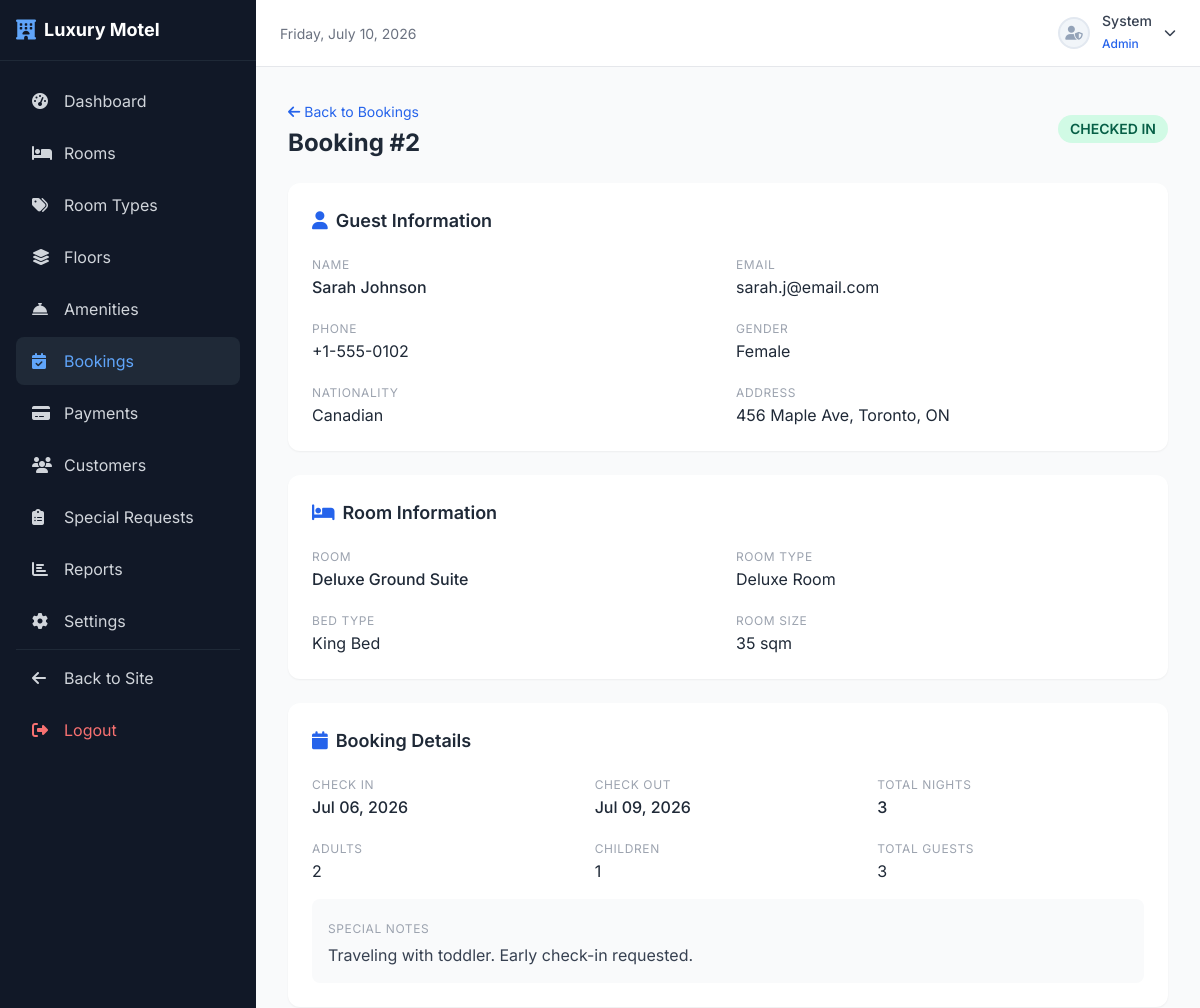
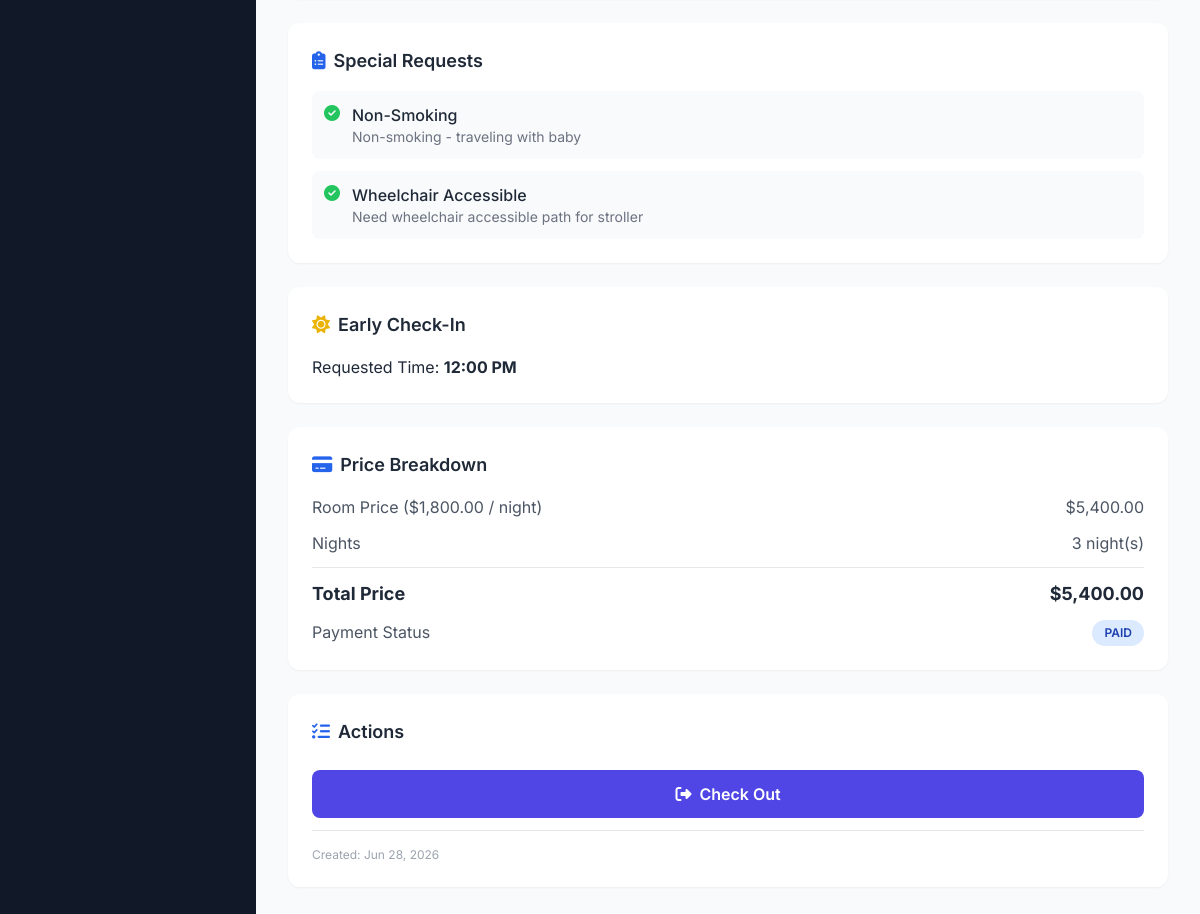
Screenshot of /admin/bookings/view.php?id=2 (signed in) with the database file from the repository (2 pictures, top to bottom).
### tables this page shows
CREATE TABLE IF NOT EXISTS `reservations` (
    `reservation_id` INT AUTO_INCREMENT PRIMARY KEY,
    `user_id` INT NOT NULL,
    `room_id` INT NOT NULL,
    `check_in_date` DATE NOT NULL,
    `check_out_date` DATE NOT NULL,
    `adults` INT NOT NULL DEFAULT 1,
    `children` INT NOT NULL DEFAULT 0,
    `total_guests` INT NOT NULL,
    `total_nights` INT NOT NULL,
    `room_price` DECIMAL(10,2) NOT NULL,
    `total_price` DECIMAL(10,2) NOT NULL,
    `booking_status` ENUM('Pending', 'Approved', 'Rejected', 'Checked In', 'Checked Out', 'Cancelled', 'Completed') DEFAULT 'Pending',
    `payment_status` ENUM('Unpaid', 'Paid', 'Refunded') DEFAULT 'Unpaid',
    `early_check_in_time` TIME NULL,
    `late_check_out_time` TIME NULL,
    `special_notes` TEXT NULL,
    `customer_hidden` TINYINT(1) NOT NULL DEFAULT 0,
    `created_at` TIMESTAMP DEFAULT CURRENT_TIMESTAMP,
    FOREIGN KEY (`user_id`) REFERENCES `users`(`user_id`) ON DELETE RESTRICT ON UPDATE CASCADE,
    FOREIGN KEY (`room_id`) REFERENCES `rooms`(`room_id`) ON DELETE RESTRICT ON UPDATE CASCADE,
    INDEX idx_dates (check_in_date, check_out_date),
    INDEX idx_status (booking_status)
);

CREATE TABLE IF NOT EXISTS `users` (
    `user_id` INT AUTO_INCREMENT PRIMARY KEY,
    `role_id` INT NOT NULL,
    `first_name` VARCHAR(50) NOT NULL,
    `last_name` VARCHAR(50) NOT NULL,
    `email` VARCHAR(100) NOT NULL UNIQUE,
    `password` VARCHAR(255) NOT NULL,
    `phone` VARCHAR(20) NOT NULL,
    `gender` ENUM('Male', 'Female', 'Other') NOT NULL,
    `nationality` VARCHAR(50) NOT NULL,
    `address` TEXT NOT NULL,
    `profile_image` VARCHAR(255) DEFAULT 'default_user.png',
    `status` ENUM('Active', 'Inactive') DEFAULT 'Active',
    `created_at` TIMESTAMP DEFAULT CURRENT_TIMESTAMP,
    FOREIGN KEY (`role_id`) REFERENCES `roles`(`role_id`) ON DELETE RESTRICT ON UPDATE CASCADE
);

CREATE TABLE IF NOT EXISTS `rooms` (
    `room_id` INT AUTO_INCREMENT PRIMARY KEY,
    `type_id` INT NOT NULL,
    `floor_id` INT NOT NULL,
    `room_number` VARCHAR(10) NOT NULL UNIQUE,
    `room_name` VARCHAR(100) NOT NULL,
    `status` ENUM('Available', 'Occupied', 'Maintenance', 'Reserved', 'Cleaning') DEFAULT 'Available',
    `description` TEXT NULL,
    FOREIGN KEY (`type_id`) REFERENCES `room_types`(`type_id`) ON DELETE RESTRICT ON UPDATE CASCADE,
    FOREIGN KEY (`floor_id`) REFERENCES `floors`(`floor_id`) ON DELETE RESTRICT ON UPDATE CASCADE
);

CREATE TABLE IF NOT EXISTS `room_types` (
    `type_id` INT AUTO_INCREMENT PRIMARY KEY,
    `type_name` VARCHAR(100) NOT NULL UNIQUE,
    `description` TEXT NOT NULL,
    `price_per_night` DECIMAL(10,2) NOT NULL,
    `max_capacity` INT NOT NULL,
    `bed_type` VARCHAR(50) NOT NULL,
    `room_size` VARCHAR(30) NOT NULL
);

CREATE TABLE IF NOT EXISTS `reservation_requests` (
    `reservation_req_id` INT AUTO_INCREMENT PRIMARY KEY,
    `reservation_id` INT NOT NULL,
    `request_id` INT NOT NULL,
    `remarks` VARCHAR(255) NULL,
    FOREIGN KEY (`reservation_id`) REFERENCES `reservations`(`reservation_id`) ON DELETE CASCADE,
    FOREIGN KEY (`request_id`) REFERENCES `special_requests`(`request_id`) ON DELETE RESTRICT
);

CREATE TABLE IF NOT EXISTS `special_requests` (
    `request_id` INT AUTO_INCREMENT PRIMARY KEY,
    `request_name` VARCHAR(100) NOT NULL UNIQUE,
    `description` TEXT NULL,
    `active` TINYINT(1) DEFAULT 1
);

### admin/bookings/view.php (the view, shortened to what the rows shown need)
<?php
require_once '../../config/db.php';
$id = (int)($_GET['id'] ?? 0);
$stmt = $pdo->prepare("
    SELECT r.*, u.first_name, u.last_name, u.email, u.phone, u.gender, u.nationality, u.address,
           rm.room_number, rm.room_name, rt.type_name, rt.price_per_night, rt.bed_type, rt.room_size
    FROM reservations r
    JOIN users u ON r.user_id = u.user_id
    JOIN rooms rm ON r.room_id = rm.room_id
    JOIN room_types rt ON rm.type_id = rt.type_id
    WHERE r.reservation_id = ?
");
$stmt->execute([$id]);
$booking = $stmt->fetch();
$specialRequests = $pdo->prepare("
    SELECT sr.*, rr.remarks
    FROM reservation_requests rr
    JOIN special_requests sr ON rr.request_id = sr.request_id
    WHERE rr.reservation_id = ?
");
$specialRequests->execute([$id]);
$specialRequests = $specialRequests->fetchAll();
?>
<!DOCTYPE html>
<html lang="en">
<head>
    <script src="https://cdn.tailwindcss.com"></script>
    <link rel="stylesheet" href="https://cdnjs.cloudflare.com/ajax/libs/font-awesome/6.5.1/css/all.min.css">
    <link rel="stylesheet" href="<?php echo SITE_URL; ?>assets/css/style.css">
</head>
<body class="font-[Inter] bg-gray-50">
<div class="ml-64 p-8">
    <div class="flex items-center justify-between mb-6">
        <div>
            <a href="index.php" class="text-blue-600 hover:text-blue-800 text-sm"><i class="fas fa-arrow-left mr-1"></i>Back to Bookings</a>
            <h1 class="text-2xl font-bold text-gray-800 mt-1">Booking #<?php echo $booking['reservation_id']; ?></h1>
        </div>
        <span class="badge-status badge-<?php echo badgeClass($booking['booking_status']); ?> text-sm"><?php echo $booking['booking_status']; ?></span>
    </div>
    <div class="grid grid-cols-1 xl:grid-cols-3 gap-6 mb-6">
        <div class="xl:col-span-2 space-y-6">
            <div class="bg-white rounded-xl shadow-sm p-6">
                <h2 class="text-lg font-semibold text-gray-800 mb-4"><i class="fas fa-user mr-2 text-blue-600"></i>Guest Information</h2>
                <div class="grid grid-cols-1 md:grid-cols-2 gap-4">
                    <div>
                        <label class="text-xs text-gray-400 uppercase tracking-wider">Name</label>
                        <p class="text-gray-800 font-medium"><?php echo sanitize($booking['first_name'] . ' ' . $booking['last_name']); ?></p>
                    </div>
                    <div>
                        <label class="text-xs text-gray-400 uppercase tracking-wider">Email</label>
                        <p class="text-gray-800"><?php echo sanitize($booking['email']); ?></p>
                    </div>
                    <div>
                        <label class="text-xs text-gray-400 uppercase tracking-wider">Phone</label>
                        <p class="text-gray-800"><?php echo sanitize($booking['phone'] ?? 'N/A'); ?></p>
                    </div>
                    <div>
                        <label class="text-xs text-gray-400 uppercase tracking-wider">Gender</label>
                        <p class="text-gray-800"><?php echo sanitize($booking['gender'] ?? 'N/A'); ?></p>
                    </div>
                    <div>
                        <label class="text-xs text-gray-400 uppercase tracking-wider">Nationality</label>
                        <p class="text-gray-800"><?php echo sanitize($booking['nationality'] ?? 'N/A'); ?></p>
                    </div>
                    <div>
                        <label class="text-xs text-gray-400 uppercase tracking-wider">Address</label>
                        <p class="text-gray-800"><?php echo sanitize($booking['address'] ?? 'N/A'); ?></p>
                    </div>
                </div>
            </div>
            <div class="bg-white rounded-xl shadow-sm p-6">
                <h2 class="text-lg font-semibold text-gray-800 mb-4"><i class="fas fa-bed mr-2 text-blue-600"></i>Room Information</h2>
                <div class="grid grid-cols-1 md:grid-cols-2 gap-4">
                    <div>
                        <label class="text-xs text-gray-400 uppercase tracking-wider">Room</label>
                        <p class="text-gray-800 font-medium"><?php echo sanitize($booking['room_name'] ?: $booking['room_number']); ?></p>
                    </div>
                    <div>
                        <label class="text-xs text-gray-400 uppercase tracking-wider">Room Type</label>
                        <p class="text-gray-800"><?php echo sanitize($booking['type_name']); ?></p>
                    </div>
                    <div>
                        <label class="text-xs text-gray-400 uppercase tracking-wider">Bed Type</label>
                        <p class="text-gray-800"><?php echo sanitize($booking['bed_type']); ?></p>
                    </div>
                    <div>
                        <label class="text-xs text-gray-400 uppercase tracking-wider">Room Size</label>
                        <p class="text-gray-800"><?php echo sanitize($booking['room_size']); ?></p>
                    </div>
                </div>
            </div>
            <div class="bg-white rounded-xl shadow-sm p-6">
                <h2 class="text-lg font-semibold text-gray-800 mb-4"><i class="fas fa-calendar mr-2 text-blue-600"></i>Booking Details</h2>
                <div class="grid grid-cols-1 md:grid-cols-3 gap-4">
                    <div>
                        <label class="text-xs text-gray-400 uppercase tracking-wider">Check In</label>
                        <p class="text-gray-800 font-medium"><?php echo formatDate($booking['check_in_date']); ?></p>
                    </div>
                    <div>
                        <label class="text-xs text-gray-400 uppercase tracking-wider">Check Out</label>
                        <p class="text-gray-800 font-medium"><?php echo formatDate($booking['check_out_date']); ?></p>
                    </div>
                    <div>
                        <label class="text-xs text-gray-400 uppercase tracking-wider">Total Nights</label>
                        <p class="text-gray-800 font-medium"><?php echo $booking['total_nights']; ?></p>
                    </div>
                    <div>
                        <label class="text-xs text-gray-400 uppercase tracking-wider">Adults</label>
                        <p class="text-gray-800"><?php echo $booking['adults']; ?></p>
                    </div>
                    <div>
                        <label class="text-xs text-gray-400 uppercase tracking-wider">Children</label>
                        <p class="text-gray-800"><?php echo $booking['children'] ?: 0; ?></p>
                    </div>
                    <div>
                        <label class="text-xs text-gray-400 uppercase tracking-wider">Total Guests</label>
                        <p class="text-gray-800"><?php echo $booking['total_guests']; ?></p>
                    </div>
                </div>
                <?php if ($booking['special_notes']): ?>
                <div class="mt-4 p-4 bg-gray-50 rounded-lg">
                    <label class="text-xs text-gray-400 uppercase tracking-wider">Special Notes</label>
                    <p class="text-gray-700 mt-1"><?php echo nl2br(sanitize($booking['special_notes'])); ?></p>
                </div>
                <?php endif; ?>
            </div>
            <?php if (!empty($specialRequests)): ?>
            <div class="bg-white rounded-xl shadow-sm p-6">
                <h2 class="text-lg font-semibold text-gray-800 mb-4"><i class="fas fa-clipboard-list mr-2 text-blue-600"></i>Special Requests</h2>
                <ul class="space-y-3">
                    <?php foreach ($specialRequests as $sr): ?>
                    <li class="flex items-start space-x-3 p-3 bg-gray-50 rounded-lg">
                        <i class="fas fa-check-circle text-green-500 mt-0.5"></i>
                        <div>
                            <p class="font-medium text-gray-800"><?php echo sanitize($sr['request_name']); ?></p>
                            <?php if ($sr['remarks']): ?>
                            <p class="text-sm text-gray-500"><?php echo sanitize($sr['remarks']); ?></p>
                            <?php endif; ?>
                        </div>
                    </li>
                    <?php endforeach; ?>
                </ul>
            </div>
            <?php endif; ?>
            <?php if ($booking['early_check_in_time']): ?>
            <div class="bg-white rounded-xl shadow-sm p-6">
                <h2 class="text-lg font-semibold text-gray-800 mb-4"><i class="fas fa-sun mr-2 text-yellow-500"></i>Early Check-In</h2>
                <div class="flex items-center justify-between">
                    <div>
                        <p class="text-gray-800">Requested Time: <strong><?php echo $booking['early_check_in_time'] ? date('h:i A', strtotime($booking['early_check_in_time'])) : 'N/A'; ?></strong></p>
                    </div>
                </div>
            </div>
            <?php endif; ?>
        </div>
        <div class="space-y-6">
            <div class="bg-white rounded-xl shadow-sm p-6">
                <h2 class="text-lg font-semibold text-gray-800 mb-4"><i class="fas fa-credit-card mr-2 text-blue-600"></i>Price Breakdown</h2>
                <div class="space-y-3">
                    <div class="flex justify-between text-gray-600">
                        <span>Room Price (<?php echo formatCurrency($booking['room_price']); ?> / night)</span>
                        <span><?php echo formatCurrency($booking['room_price'] * $booking['total_nights']); ?></span>
                    </div>
                    <div class="flex justify-between text-gray-600">
                        <span>Nights</span>
                        <span><?php echo $booking['total_nights']; ?> night(s)</span>
                    </div>
                    <div class="flex justify-between text-lg font-bold text-gray-800">
                        <span>Total Price</span>
                        <span><?php echo formatCurrency($booking['total_price']); ?></span>
                    </div>
                    <div class="flex justify-between text-gray-600">
                        <span>Payment Status</span>
                        <span class="badge-status <?php
                            echo $booking['payment_status'] === 'Paid' ? 'badge-approved' : ($booking['payment_status'] === 'Refunded' ? 'badge-cancelled' : 'badge-pending');
                        ?>"><?php echo $booking['payment_status']; ?></span>
                    </div>
                </div>
            </div>
            <div class="bg-white rounded-xl shadow-sm p-6">
                <h2 class="text-lg font-semibold text-gray-800 mb-4"><i class="fas fa-tasks mr-2 text-blue-600"></i>Actions</h2>
                <div class="space-y-3">
                    <div class="mt-4 pt-4 border-t border-gray-200">
                        <p class="text-xs text-gray-400">Created: <?php echo formatDate($booking['created_at']); ?></p>
                    </div>
                </div>
            </div>
        </div>
    </div>
</div>
<?php include '../../includes/admin-footer.php'; ?>

### rows the page displays
reservations: reservation_id "2", booking_status "CHECKED IN", user.last_name "Sarah Johnson", user.email "sarah.j@email.com", user.phone "+1-555-0102", user.gender "Female", user.nationality "Canadian", user.address "456 Maple Ave, Toronto, ON", room.room_name "Deluxe Ground Suite", room_types.type_name "Deluxe Room", room_types.bed_type "King Bed", room_types.room_size "35 sqm", check_in_date "Jul 06, 2026", check_out_date "Jul 09, 2026", total_nights "3", adults "2", children "1", total_guests "3", special_notes "Traveling with toddler. Early check-in requested.", early_check_in_time "12:00 PM", room_price "$1,800.00", formatCurrency($booking['room_price'] * $booking['total_nights']) "$5,400.00", total_price "$5,400.00", payment_status "PAID", created_at "Jun 28, 2026"
reservation_requests: request.request_name "Non-Smoking", remarks "Non-smoking - traveling with baby"
reservation_requests: request.request_name "Wheelchair Accessible", remarks "Need wheelchair accessible path for stroller"

### other values shown
$_SESSION['first_name'] "System"
$_SESSION['role_name'] "Admin"
